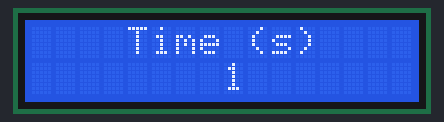
Recording of a sketch running on a simulated Arduino Uno, built with avr-gcc and run on an emulated ATmega328P. Shown: 16×2 character LCD.

Above: at 0.1 s.
At 4.1 s:
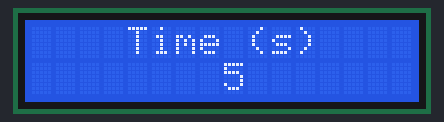
At 9.1 s:
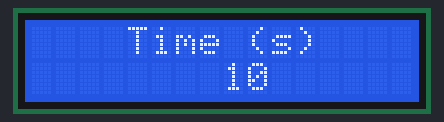
At 19.1 s:
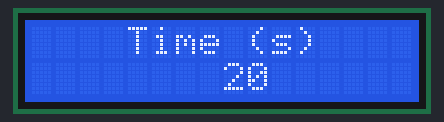
At 28.1 s:
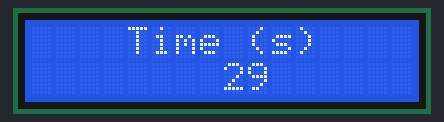
At 38.1 s:
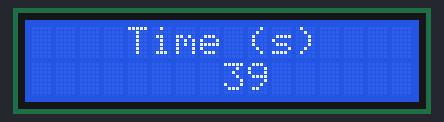

The sketch:

ex6_1.ino
```cpp
#include<LiquidCrystal.h>
LiquidCrystal lcd(2,3,4,5,6,7);
int count = 0;

void setup() {
  // put your setup code here, to run once:
lcd.begin(16,2);
lcd.setCursor(4,0);
lcd.print("Time (s)");
}

void loop() {
lcd.setCursor(8,1);
count++;
lcd.print(count);
delay(1000);
}
```

Measured:
- what the display in image 1 shows lasts 1.0 s, from 4.1 s to 5.1 s
